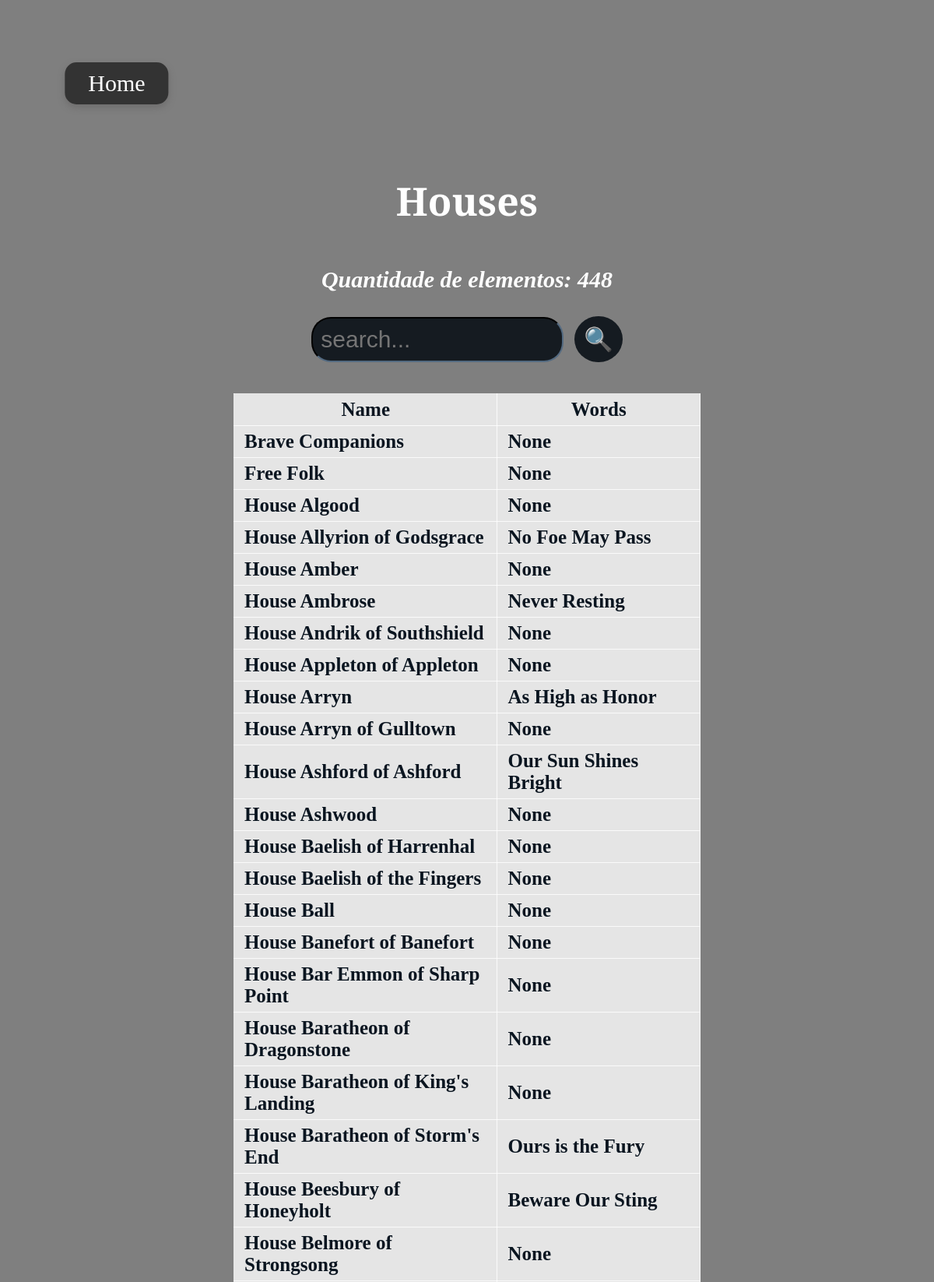
The app's page /houses (upper part) with its own data.
### tables this page shows
CREATE TABLE Houses (House_ID INTEGER PRIMARY KEY, House TEXT, Blazon_URL TEXT, Blazon_Description TEXT, City_ID INTEGER REFERENCES Cities (City_ID), Words TEXT);

### app.py (the view)
@APP.route('/houses')
def houses():
    houses = db.execute(
        '''
        SELECT House, House_ID, Words
        FROM Houses
        ORDER BY House
        ''').fetchall()
    qtd = db.execute(
        '''
        SELECT count(house_id) AS qtd
        FROM houses;
        '''
        ).fetchone()
    return render_template('houses.html', houses=houses, qtd=qtd)

### db.py (called while the page is built)
def execute(sql,args=None):
  global DB
  sql = re.sub('\s+',' ', sql)
  logging.info('SQL: {} Args: {}'.format(sql,args))
  return DB['cursor'].execute(sql, args) \
      if args != None else DB['cursor'].execute(sql)

### templates/houses.html (shortened to what this page needs)
<!DOCTYPE html>
<html lang="pt-BR">
<head>
    <link rel="stylesheet" href="../static/css/lists.css"/>
</head>
<body>
    <button onclick="window.location.href='/'" class="btn-home">
        Home
    </button>
    <center><h1>Houses</h1>
      <p><i>Quantidade de elementos: {{qtd.qtd}}</i></p>
      <div class="search-container">
        <form action="/search" method="GET">
            <input type="text" name="query" class="search-input" placeholder="search..." />
            <button type="submit" class="search-btn">🔍</button>
        </form>
      </div>
    </center>
    <table>
      <tr>
        <th>
          <b>Name</b>
        </th>
        <th>
          <b>Words</b>
        </th>
      </tr>
      {% for h in houses %}
      <tr>
        <td>
          <a href="/houses/{{ h.House_Id }}">{{ h.House }}</a>
        </td>
        <td>
          {{ h.Words }}
        </td>
      </tr>
      {% endfor %}
    </table>
</body>
</html>

### static/css/lists.css (style rules this page uses)
body { margin: 0; height: 100%; background-image: linear-gradient(rgba(0, 0, 0, 0.5), rgba(0, 0, 0, 0.5)), url('../map.jpg'); background-size: cover; background-position: center; background-attachment: fixed; color: white; justify-content: center; align-items: center; font-weight: bold; }
h1 { font-family: "Cinzel Decorative"; font-size: 50px; font-weight: bold; margin-top: 40px; justify-items: center; align-items: center; width: 50% !important; margin: 0 auto; margin-top: 70px; margin-bottom: 50px; }
p { font-size: 30px; }
a { font-size: 25px; color: inherit; text-decoration: none; transition: transform 0.3s ease; }
table { border-radius: 40px; align-items: center; width: 50% ; margin: auto; justify-content: center; font-size: 25px; color: #0a1520; padding: 0;border-collapse: collapse; }
table tr { border-top: 1px solid #cccccc; background-color: rgba(255, 255, 255, 0.80); margin: 0; padding: 0; }
table tr:nth-child(2n) { background-color: rgba(255, 255, 255, 0.80); }
table tr th { font-weight: bold; border: 1px solid rgba(255, 255, 255, 0.80); margin: 0; padding: 6px 13px; }
table tr td { border: 1px solid rgba(255, 255, 255, 0.80); margin: 0; padding: 6px 13px; }
table tr th :first-child, table tr td :first-child { margin-top: 0; }
table tr th :last-child, table tr td :last-child { margin-bottom: 0; }
.btn-home { font-family: 'Cinzel Decorative', serif; position: relative; top: 30px; left: 100px; margin: 50px; transform: translateX(-50%); padding: 10px 30px; font-size: 30px; border: none; background-color: #333; color: white; cursor: pointer; border-radius: 15px; transition: background-color 0.3s ease, transform 0.2s ease; box-shadow: 0 4px 10px rgba(86, 82, 82, 0.4); }
.search-container { display: flex; align-items: center; justify-content: center; margin: 25px; margin-bottom: 40px; }
.search-input { width: 300px; padding: 10px; font-size: 30px; border-radius: 25px; background-color: #151b21; border-color: #1d252d; color: #efeded; outline: none; transition: all 0.3s ease; }
.search-btn { background-color:#151b21; color: white; border: none; border-radius: 50%; padding: 12px; margin-left: 10px; cursor: pointer; font-size: 30px; transition: background-color 0.3s ease; }

### records on screen
Houses: House "Brave Companions", Words "None"
Houses: House "Free Folk", Words "None"
Houses: House "House Algood", Words "None"
Houses: House "House Allyrion of Godsgrace", Words "No Foe May Pass"
Houses: House "House Amber", Words "None"
Houses: House "House Ambrose", Words "Never Resting"
Houses: House "House Andrik of Southshield", Words "None"
Houses: House "House Appleton of Appleton", Words "None"
Houses: House "House Arryn", Words "As High as Honor"
Houses: House "House Arryn of Gulltown", Words "None"
Houses: House "House Ashford of Ashford", Words "Our Sun Shines Bright"
Houses: House "House Ashwood", Words "None"
Houses: House "House Baelish of Harrenhal", Words "None"
Houses: House "House Baelish of the Fingers", Words "None"
Houses: House "House Ball", Words "None"
Houses: House "House Banefort of Banefort", Words "None"
Houses: House "House Bar Emmon of Sharp Point", Words "None"
Houses: House "House Baratheon of Dragonstone", Words "None"
Houses: House "House Baratheon of King's Landing", Words "None"
Houses: House "House Baratheon of Storm's End", Words "Ours is the Fury"
Houses: House "House Beesbury of Honeyholt", Words "Beware Our Sting"
Houses: House "House Belmore of Strongsong", Words "None"

### other values on screen
{{ qtd.qtd }} "448"
